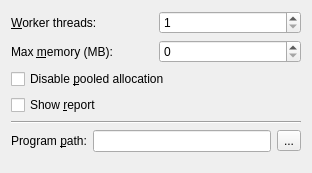
<?xml version="1.0" encoding="UTF-8"?>
<ui version="4.0">
 <class>DivinePreferences</class>
 <widget class="QWidget" name="DivinePreferences">
  <property name="geometry">
   <rect>
    <x>0</x>
    <y>0</y>
    <width>312</width>
    <height>173</height>
   </rect>
  </property>
  <property name="windowTitle">
   <string>Form</string>
  </property>
  <layout class="QVBoxLayout" name="verticalLayout_2">
   <item>
    <layout class="QGridLayout" name="gridLayout">
     <item row="0" column="0">
      <widget class="QLabel" name="threadsLabel">
       <property name="text">
        <string>&amp;Worker threads:</string>
       </property>
       <property name="buddy">
        <cstring>threadsSpin</cstring>
       </property>
      </widget>
     </item>
     <item row="0" column="1">
      <widget class="QSpinBox" name="threadsSpin">
       <property name="minimum">
        <number>1</number>
       </property>
       <property name="maximum">
        <number>99</number>
       </property>
      </widget>
     </item>
     <item row="1" column="0">
      <widget class="QLabel" name="memoryLabel">
       <property name="text">
        <string>Max &amp;memory (MB):</string>
       </property>
       <property name="buddy">
        <cstring>memorySpin</cstring>
       </property>
      </widget>
     </item>
     <item row="1" column="1">
      <widget class="QSpinBox" name="memorySpin">
       <property name="maximum">
        <number>999999999</number>
       </property>
      </widget>
     </item>
    </layout>
   </item>
   <item>
    <widget class="QCheckBox" name="pooledBox">
     <property name="text">
      <string>Disable &amp;pooled allocation</string>
     </property>
    </widget>
   </item>
   <item>
    <widget class="QCheckBox" name="reportBox">
     <property name="text">
      <string>Show &amp;report</string>
     </property>
    </widget>
   </item>
   <item>
    <widget class="Line" name="line">
     <property name="orientation">
      <enum>Qt::Horizontal</enum>
     </property>
    </widget>
   </item>
   <item>
    <layout class="QHBoxLayout" name="horizontalLayout">
     <item>
      <widget class="QLabel" name="pathLabel">
       <property name="text">
        <string>Program &amp;path:</string>
       </property>
       <property name="buddy">
        <cstring>pathEdit</cstring>
       </property>
      </widget>
     </item>
     <item>
      <widget class="QLineEdit" name="pathEdit"/>
     </item>
     <item>
      <widget class="QToolButton" name="pathButton">
       <property name="text">
        <string>...</string>
       </property>
      </widget>
     </item>
    </layout>
   </item>
   <item>
    <spacer name="verticalSpacer">
     <property name="orientation">
      <enum>Qt::Vertical</enum>
     </property>
     <property name="sizeHint" stdset="0">
      <size>
       <width>20</width>
       <height>4</height>
      </size>
     </property>
    </spacer>
   </item>
  </layout>
 </widget>
 <tabstops>
  <tabstop>threadsSpin</tabstop>
  <tabstop>memorySpin</tabstop>
  <tabstop>pooledBox</tabstop>
  <tabstop>reportBox</tabstop>
  <tabstop>pathEdit</tabstop>
  <tabstop>pathButton</tabstop>
 </tabstops>
 <resources/>
 <connections/>
</ui>
